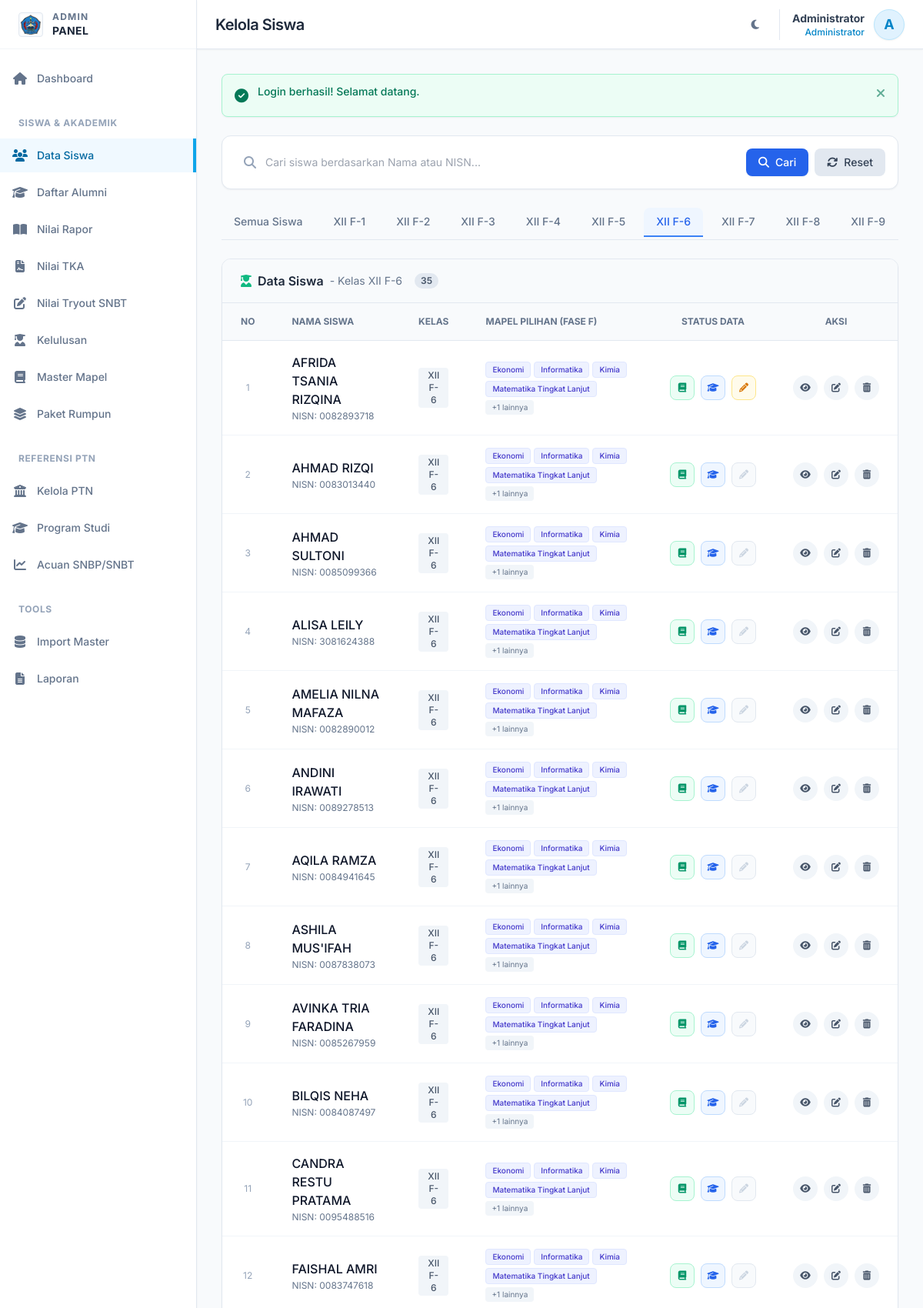
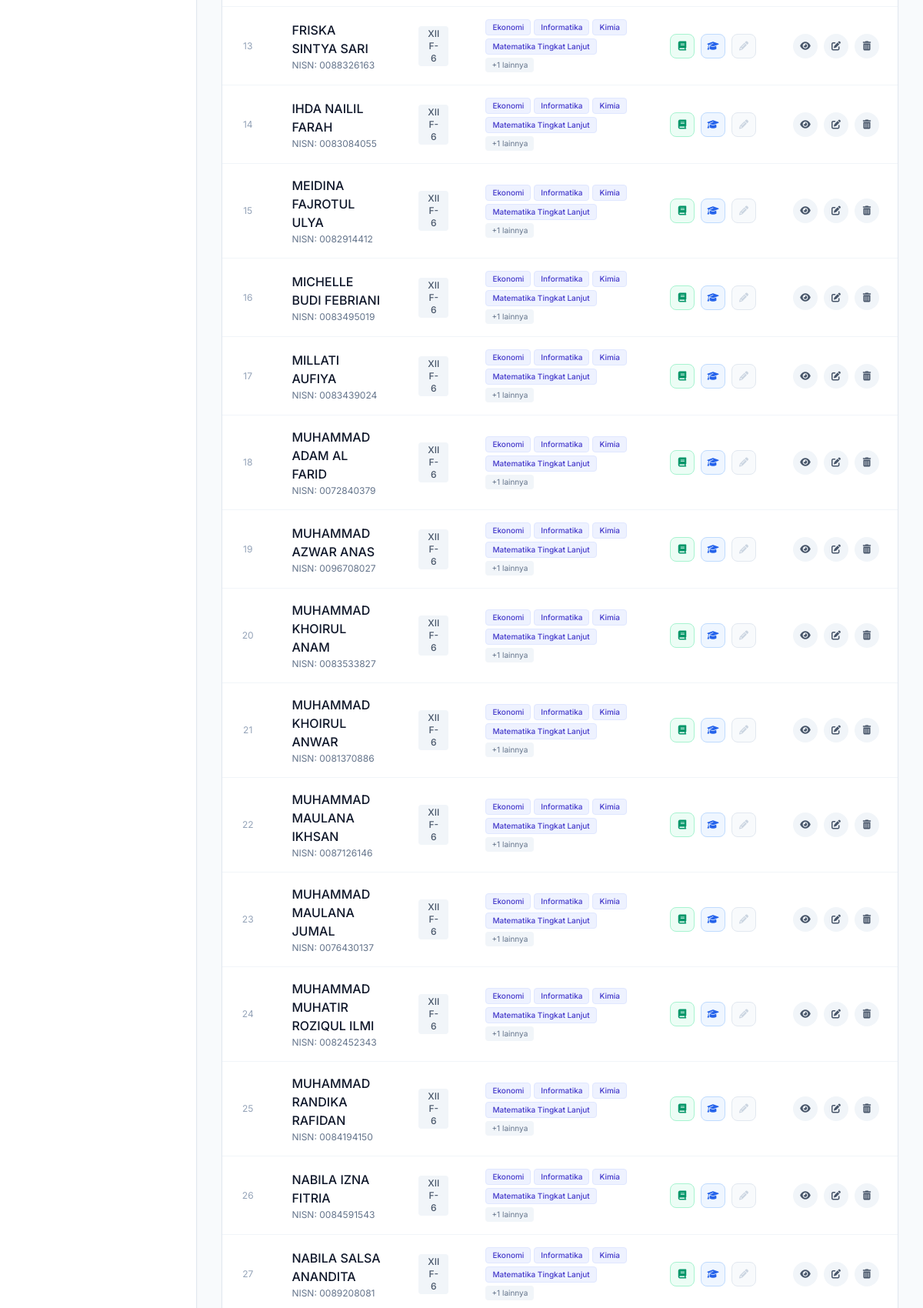
/admin/siswa.php?kelas=XII F-6 (signed in, upper part), run on the app's committed database (2 pictures, top to bottom).
### tables this page shows
CREATE TABLE `users` (
  `id` int NOT NULL,
  `username` varchar(50) NOT NULL,
  `password` varchar(255) NOT NULL,
  `role` enum('siswa','admin') DEFAULT 'siswa',
  `nama` varchar(100) NOT NULL,
  `is_active` tinyint(1) DEFAULT '1',
  `created_at` timestamp NULL DEFAULT CURRENT_TIMESTAMP,
  `updated_at` timestamp NULL DEFAULT CURRENT_TIMESTAMP ON UPDATE CURRENT_TIMESTAMP
);

CREATE TABLE `siswa_profile` (
  `id` int NOT NULL,
  `user_id` int NOT NULL,
  `nisn` varchar(20) DEFAULT NULL,
  `kelas` varchar(20) DEFAULT NULL,
  `kode_rumpun` varchar(5) DEFAULT NULL,
  `asal_sekolah` varchar(100) DEFAULT 'SMAN 1 Gebog',
  `tahun_lulus` int DEFAULT NULL,
  `minat_saintek` text,
  `minat_soshum` text,
  `foto` varchar(255) DEFAULT NULL,
  `created_at` timestamp NULL DEFAULT CURRENT_TIMESTAMP,
  `updated_at` timestamp NULL DEFAULT CURRENT_TIMESTAMP ON UPDATE CURRENT_TIMESTAMP,
  `status` enum('Aktif','Lulus','Pindah') DEFAULT 'Aktif'
);

### admin/siswa.php (the view, shortened to what the rows shown need)
<?php
$pageTitle = 'Kelola Siswa';
require_once __DIR__ . '/../includes/Database.php';
require_once __DIR__ . '/../includes/functions.php';
$db = Database::getInstance();
require_once __DIR__ . '/../templates/header-admin.php';
$rumpunRaw = $db->query("
    SELECT pr.kode_rumpun, mm.nama_mapel
    FROM paket_rumpun pr
    JOIN master_mapel mm ON pr.master_mapel_id = mm.id
    ORDER BY mm.nama_mapel ASC
");
$rumpunMap = [];
foreach ($rumpunRaw as $r) {
    $rumpunMap[$r['kode_rumpun']][] = $r['nama_mapel'];
}
$activeKelas = get('kelas');
$where = ["(sp.status = 'Aktif' OR sp.status IS NULL)"];
$params = [];
if ($activeKelas) {
    $where[] = "sp.kelas = ?";
    $params[] = $activeKelas;
}
$whereClause = !empty($where) ? 'WHERE ' . implode(' AND ', $where) : '';
$query = "
    SELECT sp.*, u.nama, u.username,
           (SELECT COUNT(*) FROM nilai_rapor WHERE siswa_id = sp.id) as total_rapor,
           (SELECT COUNT(*) FROM nilai_tryout WHERE siswa_id = sp.id) as total_tryout,
           (SELECT COUNT(*) FROM nilai_tka WHERE siswa_id = sp.id) as total_tka,
           (
               SELECT GROUP_CONCAT(DISTINCT mm.nama_mapel SEPARATOR ', ')
               FROM siswa_mapel_pilihan smp
               JOIN master_mapel mm ON smp.master_mapel_id = mm.id
               WHERE smp.siswa_id = sp.id
           ) as mapel_manual
    FROM siswa_profile sp
    JOIN users u ON sp.user_id = u.id
    $whereClause
    ORDER BY LENGTH(sp.kelas) ASC, sp.kelas ASC, u.nama ASC
";
$siswaList = $db->query($query, $params);
?>
<div class="space-y-6">
    <div class="bg-white dark:bg-slate-800 rounded-xl border border-slate-200 dark:border-slate-700 shadow-sm overflow-hidden">
        <div class="overflow-x-auto">
            <?php if (empty($siswaList)): ?>
                <div class="p-12 text-center">
                    <div class="inline-flex items-center justify-center w-16 h-16 rounded-full bg-slate-100 dark:bg-slate-700 mb-4">
                        <i class="fas fa-inbox text-2xl text-slate-400"></i>
                    </div>
                    <h3 class="text-lg font-medium text-slate-900 dark:text-white">Data kosong</h3>
                    <p class="text-slate-500 dark:text-slate-400 mt-1">
                        <?php if($activeKelas): ?>
                            Tidak ada siswa aktif di kelas <strong><?= htmlspecialchars($activeKelas) ?></strong>.
                        <?php else: ?>
                            Belum ada data siswa aktif yang terdaftar.
                        <?php endif; ?>
                    </p>
                </div>
            <?php else: ?>
                <table class="w-full text-left border-collapse">
                    <thead>
                        <tr class="bg-slate-50 dark:bg-slate-700/50 border-b border-slate-200 dark:border-slate-700 text-xs uppercase text-slate-500 dark:text-slate-400 font-semibold">
                            <th class="px-6 py-4 w-12 text-center">No</th>
                            <th class="px-6 py-4">Nama Siswa</th>
                            <th class="px-6 py-4 text-center">Kelas</th>
                            <th class="px-6 py-4 w-1/3">Mapel Pilihan (Fase F)</th>
                            <th class="px-6 py-4 text-center">Status Data</th>
                            <th class="px-6 py-4 text-center">Aksi</th>
                        </tr>
                    </thead>
                    <tbody class="divide-y divide-slate-100 dark:divide-slate-700">
                        <?php $no = 1; foreach ($siswaList as $s): ?>
                            <tr class="hover:bg-slate-50 dark:hover:bg-slate-700/50 transition-colors group">
                                <td class="px-6 py-4 text-center text-xs text-slate-400"><?= $no++ ?></td>
                                <td class="px-6 py-4">
                                    <div class="font-medium text-slate-900 dark:text-white"><?= sanitize($s['nama']) ?></div>
                                    <div class="text-xs text-slate-500 dark:text-slate-400 mt-0.5">
                                        NISN: <?= sanitize($s['username']) ?>
                                    </div>
                                </td>
                                <td class="px-6 py-4 text-center">
                                    <span class="inline-block px-2.5 py-0.5 rounded text-xs font-medium bg-slate-100 dark:bg-slate-700 text-slate-600 dark:text-slate-300">
                                        <?= $s['kelas'] ?? '-' ?>
                                    </span>
                                </td>
                                <td class="px-6 py-4">
                                    <?php
                                    $paketMapels = isset($rumpunMap[$s['kode_rumpun']]) ? $rumpunMap[$s['kode_rumpun']] : [];
                                    $manualMapels = !empty($s['mapel_manual']) ? explode(', ', $s['mapel_manual']) : [];
                                    $allMapels = array_unique(array_merge($paketMapels, $manualMapels));
                                    sort($allMapels);
                                    ?>
                                    <?php if (!empty($allMapels)): ?>
                                        <div class="flex flex-wrap gap-1">
                                            <?php
                                            $maxShow = 4;
                                            $showMapels = array_slice($allMapels, 0, $maxShow);
                                            foreach($showMapels as $m): ?>
                                                <span class="inline-block px-2 py-0.5 rounded text-[10px] font-medium bg-indigo-50 text-indigo-700 border border-indigo-100 dark:bg-indigo-900/30 dark:text-indigo-300 dark:border-indigo-800 whitespace-nowrap">
                                                    <?= trim($m) ?>
                                                </span>
                                            <?php endforeach; ?>
                                            <?php if(count($allMapels) > $maxShow): ?>
                                                <span class="inline-block px-2 py-0.5 rounded text-[10px] bg-slate-100 text-slate-500 dark:bg-slate-700 dark:text-slate-400 whitespace-nowrap" title="<?= implode(', ', array_slice($allMapels, $maxShow)) ?>">
                                                    +<?= count($allMapels) - $maxShow ?> lainnya
                                                </span>
                                            <?php endif; ?>
                                        </div>
                                    <?php else: ?>
                                        <span class="text-xs text-slate-400 italic">- Belum ada -</span>
                                    <?php endif; ?>
                                </td>
                                <td class="px-6 py-4 text-center">
                                    <div class="flex justify-center gap-2">
                                        <?php $raporOk = $s['total_rapor'] >= 5; ?>
                                        <div class="group/icon relative">
                                            <span class="w-8 h-8 flex items-center justify-center rounded-lg text-xs border transition-colors <?= $raporOk ? 'bg-emerald-50 border-emerald-200 text-emerald-600' : 'bg-slate-50 border-slate-200 text-slate-300' ?>">
                                                <i class="fas fa-book"></i>
                                            </span>
                                        </div>
                                        <?php $tkaOk = $s['total_tka'] > 0; ?>
                                        <div class="group/icon relative">
                                            <span class="w-8 h-8 flex items-center justify-center rounded-lg text-xs border transition-colors <?= $tkaOk ? 'bg-blue-50 border-blue-200 text-blue-600' : 'bg-slate-50 border-slate-200 text-slate-300' ?>">
                                                <i class="fas fa-graduation-cap"></i>
                                            </span>
                                        </div>
                                        <?php $toOk = $s['total_tryout'] > 0; ?>
                                        <div class="group/icon relative">
                                            <span class="w-8 h-8 flex items-center justify-center rounded-lg text-xs border transition-colors <?= $toOk ? 'bg-amber-50 border-amber-200 text-amber-600' : 'bg-slate-50 border-slate-200 text-slate-300' ?>">
                                                <i class="fas fa-pencil-alt"></i>
                                            </span>
                                        </div>
                                    </div>
                                </td>
                                <td class="px-6 py-4 text-center">
                                    <div class="flex items-center justify-center gap-2">
                                        <a href="detail-siswa.php?id=<?= $s['id'] ?>" onclick="showLoader()"
                                           class="w-8 h-8 flex items-center justify-center rounded-full bg-slate-100 text-slate-600 hover:bg-blue-100 hover:text-blue-600 transition-colors"
                                           title="Detail Siswa">
                                            <i class="fas fa-eye text-xs"></i>
                                        </a>
                                        <a href="nilai-rapor.php?siswa=<?= $s['id'] ?>" onclick="showLoader()"
                                           class="w-8 h-8 flex items-center justify-center rounded-full bg-slate-100 text-slate-600 hover:bg-emerald-100 hover:text-emerald-600 transition-colors"
                                           title="Input Nilai">
                                            <i class="fas fa-edit text-xs"></i>
                                        </a>
                                        <a href="?action=delete&id=<?= $s['id'] ?>&kelas=<?= urlencode($activeKelas) ?>"
                                           onclick="return confirm('Hapus siswa <?= $s['nama'] ?>? \n⚠️ Semua data nilai akan ikut terhapus permanen!')"
                                           class="w-8 h-8 flex items-center justify-center rounded-full bg-slate-100 text-slate-600 hover:bg-rose-100 hover:text-rose-600 transition-colors"
                                           title="Hapus Data">
                                            <i class="fas fa-trash-alt text-xs"></i>
                                        </a>
                                    </div>
                                </td>
                            </tr>
                        <?php endforeach; ?>
                    </tbody>
                </table>
            <?php endif; ?>
        </div>
    </div>
</div>
<?php require_once __DIR__ . '/../templates/footer.php'; ?>

### templates/header-admin.php (shortened to what the rows shown need)
<?php
require_once __DIR__ . '/../includes/Auth.php';
require_once __DIR__ . '/../includes/functions.php';
$auth = new Auth();
$auth->requireAdmin();
$auth->checkSessionTimeout(1800);
$user = $auth->getUser();
?>
<!DOCTYPE html>
<html lang="id" class="scroll-smooth">
<head>
    <link rel="stylesheet" href="https://cdnjs.cloudflare.com/ajax/libs/font-awesome/6.5.1/css/all.min.css">
    <script src="https://cdn.tailwindcss.com"></script>
</head>
<body class="bg-slate-50 text-slate-800 antialiased dark:bg-slate-900 dark:text-slate-100 transition-colors duration-300">
    <div class="flex h-screen overflow-hidden">
        <div class="flex-1 flex flex-col overflow-hidden relative">
            <header class="bg-white h-16 shadow-sm border-b border-slate-200 flex items-center justify-between px-4 sm:px-6 z-40 dark:bg-slate-800 dark:border-slate-700 transition-colors duration-300">
                <div class="flex items-center gap-4">
                    <h1 class="text-xl font-semibold text-slate-800 tracking-tight hidden sm:block dark:text-white">
                        <?= isset($pageTitle) ? $pageTitle : 'Dashboard' ?>
                    </h1>
                </div>
                <div class="flex items-center gap-4">
                    <div class="flex items-center gap-3 pl-4 border-l border-slate-200 dark:border-slate-600">
                        <div class="text-right hidden sm:block">
                            <div class="text-sm font-bold text-slate-700 dark:text-slate-200"><?= sanitize($user['nama']) ?></div>
                            <div class="text-xs text-sky-600 font-medium dark:text-sky-400">Administrator</div>
                        </div>
                        <div class="h-10 w-10 rounded-full bg-sky-100 border border-sky-200 flex items-center justify-center overflow-hidden text-sky-600 font-bold text-lg shadow-sm dark:bg-sky-900 dark:text-sky-300 dark:border-sky-700">
                            <?= strtoupper(substr($user['nama'], 0, 1)) ?>
                        </div>
                    </div>
                </div>
            </header>
            <main class="flex-1 overflow-x-hidden overflow-y-auto bg-slate-50 p-4 sm:p-6 lg:p-8 dark:bg-slate-900 transition-colors duration-300">

### data on the page
users: nama "Administrator", nama "A"
siswa_profile: user.nama "AFRIDA TSANIA RIZQINA", user.username "0082893718", kelas "XII F-6", m "Ekonomi", m "Informatika", m "Kimia", m "Matematika Tingkat Lanjut", count($allMapels) - $maxShow "1"
siswa_profile: user.nama "AHMAD RIZQI", user.username "0083013440", kelas "XII F-6", m "Ekonomi", m "Informatika", m "Kimia", m "Matematika Tingkat Lanjut", count($allMapels) - $maxShow "1"
siswa_profile: user.nama "AHMAD SULTONI", user.username "0085099366", kelas "XII F-6", m "Ekonomi", m "Informatika", m "Kimia", m "Matematika Tingkat Lanjut", count($allMapels) - $maxShow "1"
siswa_profile: user.nama "ALISA LEILY", user.username "3081624388", kelas "XII F-6", m "Ekonomi", m "Informatika", m "Kimia", m "Matematika Tingkat Lanjut", count($allMapels) - $maxShow "1"
siswa_profile: user.nama "AMELIA NILNA MAFAZA", user.username "0082890012", kelas "XII F-6", m "Ekonomi", m "Informatika", m "Kimia", m "Matematika Tingkat Lanjut", count($allMapels) - $maxShow "1"
siswa_profile: user.nama "ANDINI IRAWATI", user.username "0089278513", kelas "XII F-6", m "Ekonomi", m "Informatika", m "Kimia", m "Matematika Tingkat Lanjut", count($allMapels) - $maxShow "1"
siswa_profile: user.nama "AQILA RAMZA", user.username "0084941645", kelas "XII F-6", m "Ekonomi", m "Informatika", m "Kimia", m "Matematika Tingkat Lanjut", count($allMapels) - $maxShow "1"
siswa_profile: user.nama "ASHILA MUS'IFAH", user.username "0087838073", kelas "XII F-6", m "Ekonomi", m "Informatika", m "Kimia", m "Matematika Tingkat Lanjut", count($allMapels) - $maxShow "1"
siswa_profile: user.nama "AVINKA TRIA FARADINA", user.username "0085267959", kelas "XII F-6", m "Ekonomi", m "Informatika", m "Kimia", m "Matematika Tingkat Lanjut", count($allMapels) - $maxShow "1"
siswa_profile: user.nama "BILQIS NEHA", user.username "0084087497", kelas "XII F-6", m "Ekonomi", m "Informatika", m "Kimia", m "Matematika Tingkat Lanjut", count($allMapels) - $maxShow "1"
siswa_profile: user.nama "CANDRA RESTU PRATAMA", user.username "0095488516", kelas "XII F-6", m "Ekonomi", m "Informatika", m "Kimia", m "Matematika Tingkat Lanjut", count($allMapels) - $maxShow "1"
siswa_profile: user.nama "FAISHAL AMRI", user.username "0083747618", kelas "XII F-6", m "Ekonomi", m "Informatika", m "Kimia", m "Matematika Tingkat Lanjut", count($allMapels) - $maxShow "1"
siswa_profile: user.nama "FRISKA SINTYA SARI", user.username "0088326163", kelas "XII F-6", m "Ekonomi", m "Informatika", m "Kimia", m "Matematika Tingkat Lanjut", count($allMapels) - $maxShow "1"
siswa_profile: user.nama "IHDA NAILIL FARAH", user.username "0083084055", kelas "XII F-6", m "Ekonomi", m "Informatika", m "Kimia", m "Matematika Tingkat Lanjut", count($allMapels) - $maxShow "1"
siswa_profile: user.nama "MEIDINA FAJROTUL ULYA", user.username "0082914412", kelas "XII F-6", m "Ekonomi", m "Informatika", m "Kimia", m "Matematika Tingkat Lanjut", count($allMapels) - $maxShow "1"
siswa_profile: user.nama "MICHELLE BUDI FEBRIANI", user.username "0083495019", kelas "XII F-6", m "Ekonomi", m "Informatika", m "Kimia", m "Matematika Tingkat Lanjut", count($allMapels) - $maxShow "1"
siswa_profile: user.nama "MILLATI AUFIYA", user.username "0083439024", kelas "XII F-6", m "Ekonomi", m "Informatika", m "Kimia", m "Matematika Tingkat Lanjut", count($allMapels) - $maxShow "1"
siswa_profile: user.nama "MUHAMMAD ADAM AL FARID", user.username "0072840379", kelas "XII F-6", m "Ekonomi", m "Informatika", m "Kimia", m "Matematika Tingkat Lanjut", count($allMapels) - $maxShow "1"
siswa_profile: user.nama "MUHAMMAD AZWAR ANAS", user.username "0096708027", kelas "XII F-6", m "Ekonomi", m "Informatika", m "Kimia", m "Matematika Tingkat Lanjut", count($allMapels) - $maxShow "1"
siswa_profile: user.nama "MUHAMMAD KHOIRUL ANAM", user.username "0083533827", kelas "XII F-6", m "Ekonomi", m "Informatika", m "Kimia", m "Matematika Tingkat Lanjut", count($allMapels) - $maxShow "1"
siswa_profile: user.nama "MUHAMMAD KHOIRUL ANWAR", user.username "0081370886", kelas "XII F-6", m "Ekonomi", m "Informatika", m "Kimia", m "Matematika Tingkat Lanjut", count($allMapels) - $maxShow "1"
siswa_profile: user.nama "MUHAMMAD MAULANA IKHSAN", user.username "0087126146", kelas "XII F-6", m "Ekonomi", m "Informatika", m "Kimia", m "Matematika Tingkat Lanjut", count($allMapels) - $maxShow "1"
siswa_profile: user.nama "MUHAMMAD MAULANA JUMAL", user.username "0076430137", kelas "XII F-6", m "Ekonomi", m "Informatika", m "Kimia", m "Matematika Tingkat Lanjut", count($allMapels) - $maxShow "1"
siswa_profile: user.nama "MUHAMMAD MUHATIR ROZIQUL ILMI", user.username "0082452343", kelas "XII F-6", m "Ekonomi", m "Informatika", m "Kimia", m "Matematika Tingkat Lanjut", count($allMapels) - $maxShow "1"
siswa_profile: user.nama "MUHAMMAD RANDIKA RAFIDAN", user.username "0084194150", kelas "XII F-6", m "Ekonomi", m "Informatika", m "Kimia", m "Matematika Tingkat Lanjut", count($allMapels) - $maxShow "1"
siswa_profile: user.nama "NABILA IZNA FITRIA", user.username "0084591543", kelas "XII F-6", m "Ekonomi", m "Informatika", m "Kimia", m "Matematika Tingkat Lanjut", count($allMapels) - $maxShow "1"
siswa_profile: user.nama "NABILA SALSA ANANDITA", user.username "0089208081", kelas "XII F-6", m "Ekonomi", m "Informatika", m "Kimia", m "Matematika Tingkat Lanjut", count($allMapels) - $maxShow "1"

### other printed values
$pageTitle "Kelola Siswa"
$msgContent "Login berhasil! Selamat datang."
$k['kelas'] "XII F-1"
$k['kelas'] "XII F-2"
$k['kelas'] "XII F-3"
$k['kelas'] "XII F-4"
$k['kelas'] "XII F-5"
$k['kelas'] "XII F-6"
$k['kelas'] "XII F-7"
$k['kelas'] "XII F-8"
$k['kelas'] "XII F-9"
$activeKelas "XII F-6"
count($siswaList) "35"
